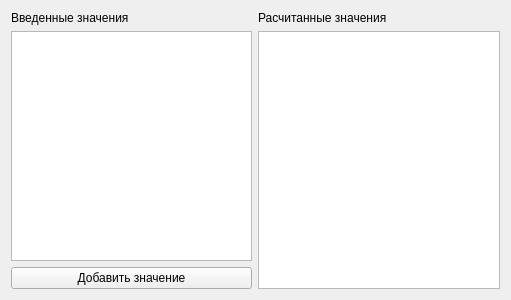
<?xml version="1.0" encoding="UTF-8"?>
<ui version="4.0">
 <class>MainWidget</class>
 <widget class="QWidget" name="MainWidget">
  <property name="geometry">
   <rect>
    <x>0</x>
    <y>0</y>
    <width>511</width>
    <height>300</height>
   </rect>
  </property>
  <property name="windowTitle">
   <string>MainWidget</string>
  </property>
  <layout class="QHBoxLayout" name="horizontalLayout">
   <item>
    <layout class="QVBoxLayout" name="verticalLayout">
     <item>
      <widget class="QLabel" name="label_2">
       <property name="text">
        <string>Введенные значения</string>
       </property>
      </widget>
     </item>
     <item>
      <widget class="QTableView" name="inputView"/>
     </item>
     <item>
      <widget class="QPushButton" name="addButton">
       <property name="text">
        <string>Добавить значение</string>
       </property>
      </widget>
     </item>
    </layout>
   </item>
   <item>
    <layout class="QVBoxLayout" name="verticalLayout_2">
     <item>
      <widget class="QLabel" name="label">
       <property name="text">
        <string>Расчитанные значения</string>
       </property>
      </widget>
     </item>
     <item>
      <widget class="QTableView" name="resultsView"/>
     </item>
    </layout>
   </item>
  </layout>
 </widget>
 <layoutdefault spacing="6" margin="11"/>
 <resources/>
 <connections/>
</ui>
